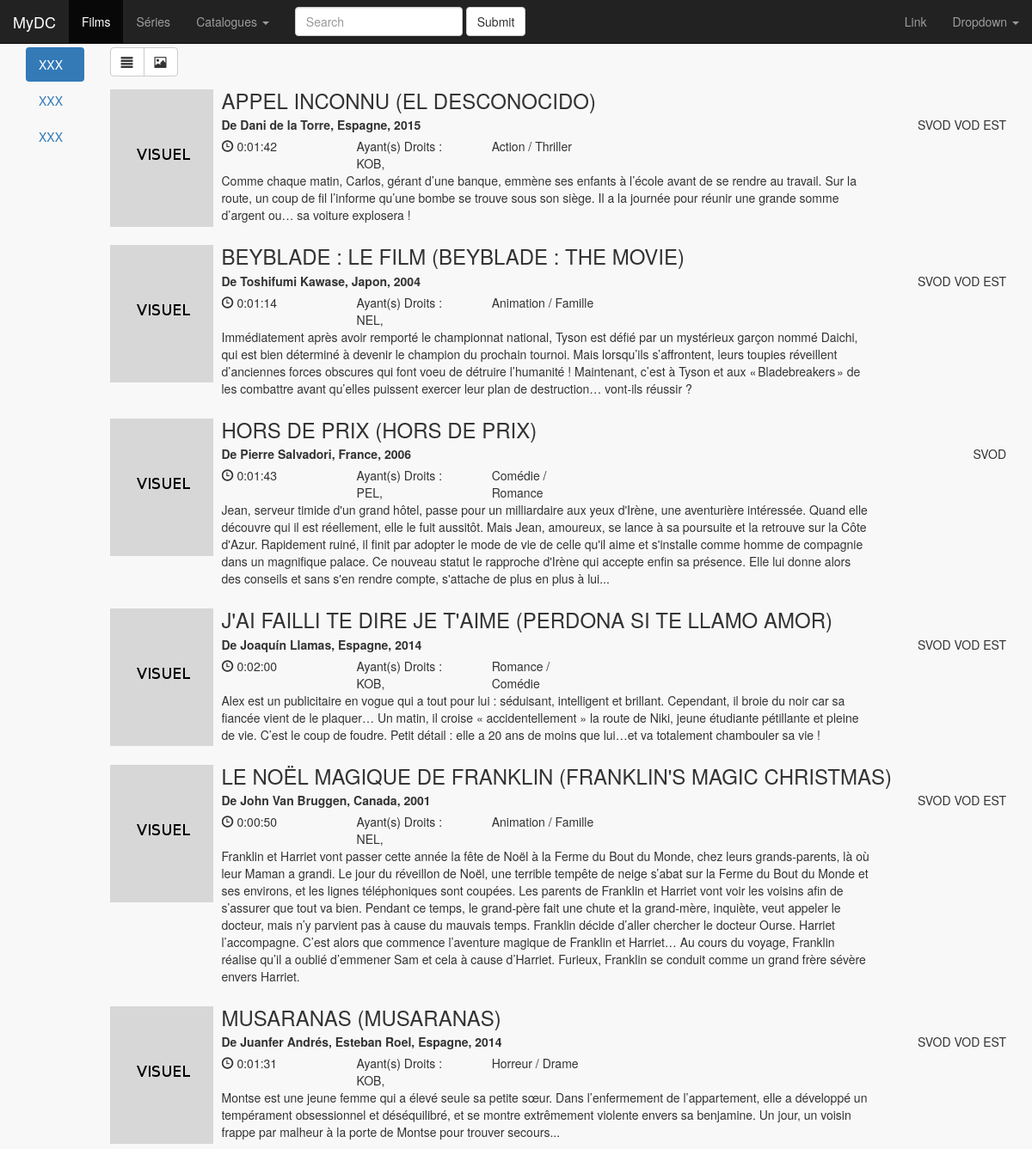
/films/ (signed in), run on the app's committed database.
### mydc/models.py (models this page shows, shortened)
class Contenu(models.Model):
    titreVf = models.CharField(max_length=500)
    titreVo = models.CharField(max_length=500)
    ayantDroit = models.ManyToManyField(AyantDroit)
    codeAyantDroit = models.CharField(max_length=100, blank=True, null=True)
    droits = models.ManyToManyField(Droit)
    vodStart = models.DateField(blank=True, null=True)
    vodEnd = models.DateField(blank=True, null=True)
    svodStart = models.DateField(blank=True, null=True)
    svodEnd = models.DateField(blank=True, null=True)
    realisateur = models.TextField(blank=True, null=True)
    casting = models.TextField(blank=True, null=True)
    paysProduction = models.TextField(blank=True, null=True)
    anneeProduction = models.IntegerField(blank=True, null=True)
    rating = models.ForeignKey(Rating, related_name="rating")
    synopsis = models.TextField(blank=True, null=True)
    genre = models.ForeignKey(Genre, related_name="genre")
    sousGenre = models.ForeignKey(Genre, related_name="sousgenre")
    dateSortieVideo = models.DateField(blank=True, null=True)
    imdb = models.URLField(max_length=500, blank=True, null=True)
    visuel = models.CharField(max_length=500, blank=True, null=True)

class Film(Contenu):
    categorie = models.ForeignKey(Categorie)
    dateSortieSalle = models.DateField(blank=True, null=True)
    duree = models.DurationField(blank=True, null=True)

class Contenu(models.Model):
    titreVf = models.CharField(max_length=500)
    titreVo = models.CharField(max_length=500)
    ayantDroit = models.ManyToManyField(AyantDroit)
    codeAyantDroit = models.CharField(max_length=100, blank=True, null=True)
    droits = models.ManyToManyField(Droit)
    vodStart = models.DateField(blank=True, null=True)
    vodEnd = models.DateField(blank=True, null=True)
    svodStart = models.DateField(blank=True, null=True)
    svodEnd = models.DateField(blank=True, null=True)
    realisateur = models.TextField(blank=True, null=True)
    casting = models.TextField(blank=True, null=True)
    paysProduction = models.TextField(blank=True, null=True)
    anneeProduction = models.IntegerField(blank=True, null=True)
    rating = models.ForeignKey(Rating, related_name="rating")
    synopsis = models.TextField(blank=True, null=True)
    genre = models.ForeignKey(Genre, related_name="genre")
    sousGenre = models.ForeignKey(Genre, related_name="sousgenre")
    dateSortieVideo = models.DateField(blank=True, null=True)
    imdb = models.URLField(max_length=500, blank=True, null=True)
    visuel = models.CharField(max_length=500, blank=True, null=True)

class Droit(models.Model):
    nom = models.CharField(max_length=100)

class AyantDroit(models.Model):
    nom = models.CharField(max_length=200)
    diminutif = models.CharField(max_length=100)

class Genre(models.Model):
    nom = models.CharField(max_length=100)
    def __str__(self):
        return str(self.nom)

### mydc/views.py (the view)
# urls.py: url(r'^films/', 'mydc.views.films', name='films'),
@login_required
def films(request):
    films = Film.objects.all().order_by('titreVf')
    paginator = Paginator(films, 25)
    page = request.GET.get('page')
    try:
        films = paginator.page(page)
    except PageNotAnInteger:
        films = paginator.page(1)
    except EmptyPage:
        films = paginator.page(paginator.num_pages)
    c = {'films': films}
    return render(request, "films/gerer_films.html", c)

### templates/films/gerer_films.html
{% extends "base.html" %}
{% load static %}
{% block content %}
<div class="row">
    <div class="col-sm-1 col-md-1">
        <ul class="nav nav-pills nav-stacked">
            <li class="active"><a href="#">XXX</a></li>
            <li><a href="#">XXX</a></li>
            <li><a href="#">XXX</a></li>
        </ul>
    </div>
    <div class="col-sm-11 col-md-11">
        <div class="btn-group">
          <button type="button" class="btn btn-default"><span class="glyphicon glyphicon glyphicon-align-justify"></span></button>
          <button type="button" class="btn btn-default"><span class="glyphicon glyphicon glyphicon glyphicon-picture"></span></button>
        </div>
        {% include 'films/liste_films.html' with films=films %}
    </div>
</div>
{% endblock %}

### templates/base.html (shortened to what this page needs)
<!DOCTYPE html>
{% load static %}
<html lang="fr">
<head>
    <link href="{% get_static_prefix %}libs/bootstrap/dist/css/bootstrap.min.css" rel="stylesheet">
    <link href="{% get_static_prefix %}css/template.css" rel="stylesheet">
</head>
<body>
    <div id="wrapper">
        {% block menu %}
        <nav class="navbar navbar-inverse navbar-fixed-top" role="navigation">
          <div class="container-fluid">
            <div class="navbar-header">
              <a class="navbar-brand" href="{% url 'home' %}">MyDC</a>
            </div>
            <div class="collapse navbar-collapse" id="bs-example-navbar-collapse-1">
              <ul class="nav navbar-nav">
                <li class="active"><a href="{% url 'films' %}">Films</a></li>
                <li><a href="{% url 'series' %}">Séries</a></li>
                <li class="dropdown">
                  <a href="#" class="dropdown-toggle" data-toggle="dropdown">Catalogues <b class="caret"></b></a>
                </li>
              </ul>
              <form class="navbar-form navbar-left" role="search">
                <div class="form-group">
                  <input type="text" class="form-control" placeholder="Search">
                </div>
                <button type="submit" class="btn btn-default">Submit</button>
              </form>
              <ul class="nav navbar-nav navbar-right">
                <li><a href="#">Link</a></li>
                <li class="dropdown">
                  <a href="#" class="dropdown-toggle" data-toggle="dropdown">Dropdown <b class="caret"></b></a>
                </li>
              </ul>
            </div>
          </div>
        </nav>
        {% endblock %}
        <div id="page-wrapper">
            {% block content %}
            {% endblock %}
        </div>
    </div>
</body>
</html>

### templates/films/liste_films.html (shortened to what this page needs)
{% load static %}
{% for film in films %}
<div class="media">
  <a class="pull-left" href="{% url 'film' film.id %}">
    <img class="media-object" src="{% get_static_prefix %}{{ film.visuel }}" alt="...">
  </a>
  <div class="media-body">
    <h3 class="media-heading">{{ film.titreVf }} ({{ film.titreVo }})</h3>
    <label>{% if film.realisateur %}De {{ film.realisateur }}, {% endif %}{% if film.paysProduction %} {{ film.paysProduction }}, {% endif %}{{ film.anneeProduction }}</label>
    <div class="pull-right">{% for droit in film.droits.all %}{{ droit.nom }} {% endfor %}</div>
    <div class="row">
        <div class="col-sm-2 col-md-2"><span class="glyphicon glyphicon-time"></span> {{ film.duree }}</div>
        <div class="col-sm-2 col-md-2">Ayant(s) Droits :
                    {% for ayantDroit in film.ayantDroit.all %}
                    {{ ayantDroit.diminutif }},
                    {% endfor %}
        </div>
        <div class="col-sm-2 col-md-2">{{ film.genre }} / {{ film.sousGenre }}</div>
    </div>
    <div class="row">
        <div class="col-sm-10 col-md-10"><p>{{ film.synopsis }}</p></div>
    </div>
  </div>
</div>
{% endfor %}

### templates/css/template.css (style rules this page uses)
body { background: #f8f8f8; margin: 0; padding: 0; }
#wrapper { width: 100%; }
#page-wrapper { padding: 0 15px; margin: 55px 0 0 0px; min-height: 568px; }
@media (min-width:768px) { #page-wrapper { position: inherit; margin: 55px 0 0 0px; padding: 0 30px; } }

### data on the page
Film: visuel (picture), titreVf "APPEL INCONNU", titreVo "EL DESCONOCIDO", realisateur "Dani de la Torre", paysProduction "Espagne", anneeProduction "2015", duree "0:01:42", genre "Action", sousGenre "Thriller", synopsis "Comme chaque matin, Carlos, gérant d’une banque, emmène ses enfants à l’école avant de se rendre au travail. Sur la route, un coup de fil l’informe qu’une bombe se trouve sous son siège. Il a la journée pour réunir une grande somme d’argent ou… sa voiture explosera !"
Droit: nom "SVOD"
Droit: nom "VOD"
Droit: nom "EST"
AyantDroit: diminutif "KOB"
Film: visuel (picture), titreVf "BEYBLADE : LE FILM", titreVo "BEYBLADE : THE MOVIE", realisateur "Toshifumi Kawase", paysProduction "Japon", anneeProduction "2004", duree "0:01:14", genre "Animation", sousGenre "Famille", synopsis "Immédiatement après avoir remporté le championnat national, Tyson est défié par un mystérieux garçon nommé Daichi, qui est bien déterminé à devenir le champion du prochain tournoi. Mais lorsqu’ils s’affrontent, leurs toupies réveillent d’anciennes forces obscures qui font voeu de détruire l’humanité ! Maintenant, c’est à Tyson et aux « Bladebreakers » de les combattre avant qu’elles puissent exercer leur plan de destruction… vont-ils réussir ?"
AyantDroit: diminutif "NEL"
Film: visuel (picture), titreVf "HORS DE PRIX", titreVo "HORS DE PRIX", realisateur "Pierre Salvadori", paysProduction "France", anneeProduction "2006", duree "0:01:43", genre "Comédie", sousGenre "Romance", synopsis "Jean, serveur timide d'un grand hôtel, passe pour un milliardaire aux yeux d'Irène, une aventurière intéressée. Quand elle découvre qui il est réellement, elle le fuit aussitôt. Mais Jean, amoureux, se lance à sa poursuite et la retrouve sur la Côte d'Azur. Rapidement ruiné, il finit par adopter le mode de vie de celle qu'il aime et s'installe comme homme de compagnie dans un magnifique palace. Ce nouveau statut le rapproche d'Irène qui accepte enfin sa présence. Elle lui donne alors des conseils et sans s'en rendre compte, s'attache de plus en plus à lui..."
AyantDroit: diminutif "PEL"
Film: visuel (picture), titreVf "J'AI FAILLI TE DIRE JE T'AIME", titreVo "PERDONA SI TE LLAMO AMOR", realisateur "Joaquín Llamas", paysProduction "Espagne", anneeProduction "2014", duree "0:02:00", genre "Romance", sousGenre "Comédie", synopsis "Alex est un publicitaire en vogue qui a tout pour lui : séduisant, intelligent et brillant. Cependant, il broie du noir car sa fiancée vient de le plaquer… Un matin, il croise « accidentellement » la route de Niki, jeune étudiante pétillante et pleine de vie. C’est le coup de foudre. Petit détail : elle a 20 ans de moins que lui…et va totalement chambouler sa vie !"
Film: visuel (picture), titreVf "LE NOËL MAGIQUE DE FRANKLIN", titreVo "FRANKLIN'S MAGIC CHRISTMAS", realisateur "John Van Bruggen", paysProduction "Canada", anneeProduction "2001", duree "0:00:50", genre "Animation", sousGenre "Famille", synopsis "Franklin et Harriet vont passer cette année la fête de Noël à la Ferme du Bout du Monde, chez leurs grands-parents, là où leur Maman a grandi. Le jour du réveillon de Noël, une terrible tempête de neige s’abat sur la Ferme du Bout du Monde et ses environs, et les lignes téléphoniques sont coupées. Les parents de Franklin et Harriet vont voir les voisins afin de s’assurer que tout va bien. Pendant ce temps, le grand-père fait une chute et la grand-mère, inquiète, veut appeler le docteur, mais n’y parvient pas à cause du mauvais temps. Franklin décide d’aller chercher le docteur Ourse. Harriet l’accompagne. C’est alors que commence l’aventure magique de Franklin et Harriet… Au cours du…"
Film: visuel (picture), titreVf "MUSARANAS", titreVo "MUSARANAS", realisateur "Juanfer Andrés, Esteban Roel", paysProduction "Espagne", anneeProduction "2014", duree "0:01:31", genre "Horreur", sousGenre "Drame", synopsis "Montse est une jeune femme qui a élevé seule sa petite sœur. Dans l’enfermement de l’appartement, elle a développé un tempérament obsessionnel et déséquilibré, et se montre extrêmement violente envers sa benjamine. Un jour, un voisin frappe par malheur à la porte de Montse pour trouver secours..."
